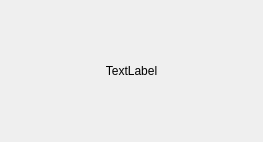
<?xml version="1.0" encoding="UTF-8"?>
<ui version="4.0">
 <class>WaitScreen</class>
 <widget class="QWidget" name="WaitScreen">
  <property name="geometry">
   <rect>
    <x>0</x>
    <y>0</y>
    <width>263</width>
    <height>142</height>
   </rect>
  </property>
  <property name="windowTitle">
   <string>Form</string>
  </property>
  <layout class="QVBoxLayout" name="verticalLayout">
   <item>
    <widget class="QLabel" name="label">
     <property name="text">
      <string>TextLabel</string>
     </property>
     <property name="alignment">
      <set>Qt::AlignCenter</set>
     </property>
    </widget>
   </item>
  </layout>
 </widget>
 <resources/>
 <connections/>
</ui>
